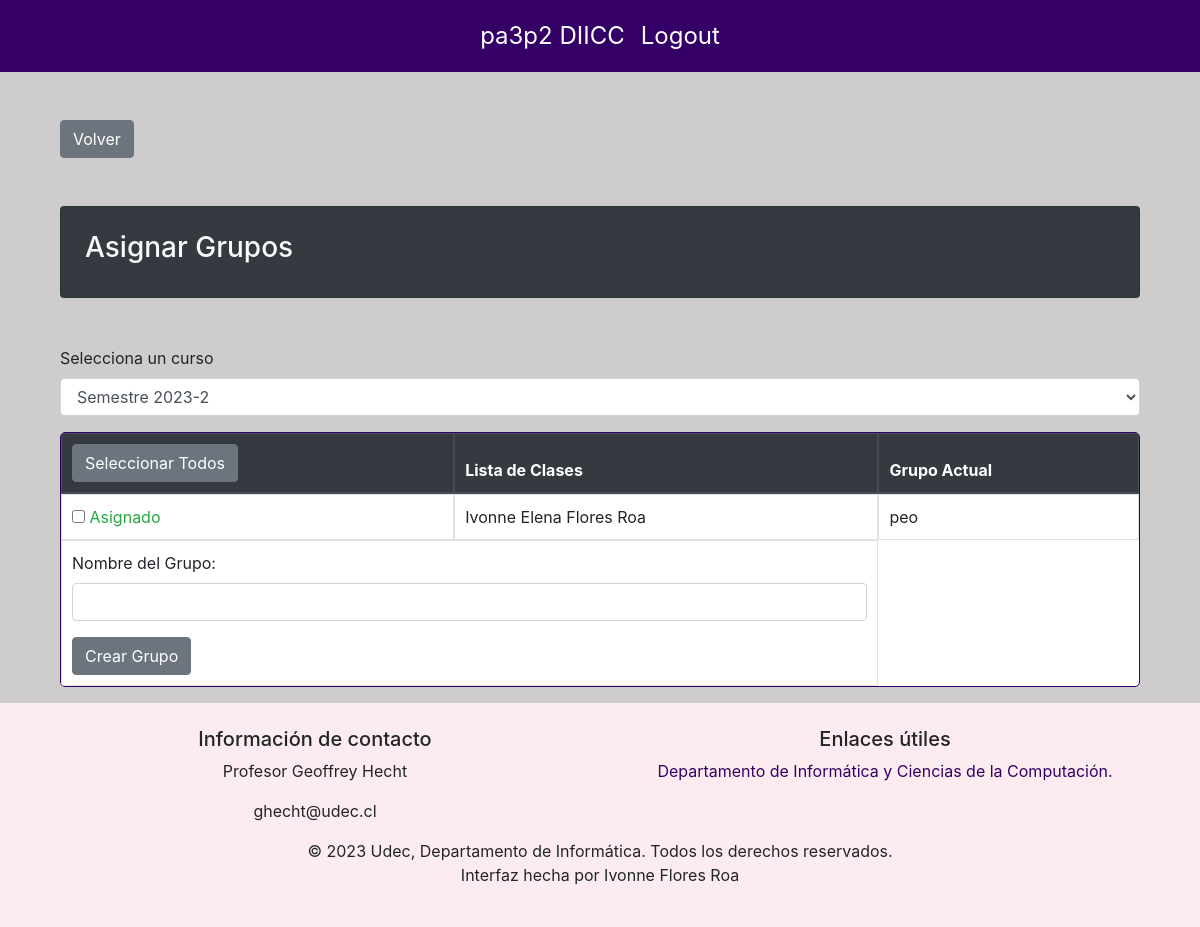
Screenshot of /dashDocente/1/asignarGrupos/1 (signed in) with the database file from the repository.
### basedatos/modelos.py (models this page shows, shortened)
class Estudiante(db.Model):
    id = db.Column(db.Integer, primary_key=True)
    matricula = db.Column(db.String(50), nullable=False)
    nombres = db.Column(db.String(200), nullable=False)
    apellidos = db.Column(db.String(200), nullable=False)
    correo = db.Column(db.String(50), nullable=True, unique=True)
    password = db.Column(db.String(150), nullable=False)
    carrera = db.Column(db.String(100), nullable=False)
    cursos = db.relationship('Curso', secondary=inscripciones, back_populates='estudiantes')
    grupos = db.relationship('Grupo', secondary=estudiantes_grupos, back_populates='estudiantes')
    ejercicios_asignados = db.relationship('Ejercicio_asignado', back_populates='estudiante', viewonly=True)

class Grupo(db.Model):
    id = db.Column(db.Integer, primary_key=True)
    nombre = db.Column(db.String(50), nullable=False, unique=True)
    curso = db.relationship('Curso', back_populates='grupos')
    estudiantes = db.relationship('Estudiante', secondary=estudiantes_grupos, back_populates='grupos')
    id_curso = db.Column(db.Integer, db.ForeignKey('curso.id'))

### main.py (the view, shortened to what this page needs)
@app.route('/dashDocente/<int:supervisor_id>/asignarGrupos/<int:curso_id>', methods=['GET', 'POST'])
@login_required
def asignarGrupos(supervisor_id, curso_id):
    if not verify_supervisor(supervisor_id):
        flash('No tienes permiso para acceder a este dashboard. Debes ser un Supervisor.', 'danger')
        return redirect(url_for('login'))
    cursos = Curso.query.all()
    if not cursos:
        flash('No existen cursos, por favor crear un curso', 'danger')
        return redirect(url_for('dashDocente', supervisor_id=supervisor_id))
    estudiantes_curso = Estudiante.query.filter(Estudiante.cursos.any(id=curso_id)).all()
    return render_template('asignarGrupos.html', supervisor_id=supervisor_id, cursos=cursos, curso_seleccionado=curso_id,estudiantes_curso=estudiantes_curso)

### basedatos/modelos.py (called while the page is built)
    @property
    def is_authenticated(self):
        return True

### main.py (called while the page is built)
@login_manager.user_loader
def load_user(user_id):
    if user_id.startswith("e"):
        user = db.session.get(Estudiante, int(user_id[1:]))
    elif user_id.startswith("s"):
        user = db.session.get(Supervisor, int(user_id[1:]))
    else:
        return None
    return user

def verify_supervisor(supervisor_id):
    if not isinstance(current_user, Supervisor):
        flash('No tienes permiso para acceder a este dashboard. Debes ser un Supervisor.', 'danger')
        return False
    if current_user.id != supervisor_id:
        flash('No tienes permiso para acceder a este dashboard.', 'danger')
        return False
    return True

### templates/asignarGrupos.html (shortened to what this page needs)
{% extends 'layout.html' %}
{% block content %}
<div class="container mt-5">
    <br>
    <a href="{{ url_for('detallesCurso', supervisor_id=supervisor_id, curso_id=curso_seleccionado) }}" class="btn btn-secondary">Volver</a>
</div>
<div class="container mt-5">
    <div class="card text-light bg-dark p-4 rounded mb-4 no-hover-effect">
      <h3>Asignar Grupos</h3>
    </div>
</div>
<div class="container mt-5">
    <form method="post" action="{{ url_for('asignarGrupos', supervisor_id=supervisor_id, curso_id=curso_seleccionado) }}" id="cursoForm">
        <div class="form-group">
            <label for="curso">Selecciona un curso</label>
            <select class="form-control" id="curso" name="curso" required>
                {% for curso in cursos %}
                <option value="{{ curso.id }}" {% if curso.id == curso_seleccionado %}selected{% endif %}>
                    {{ curso.nombre }}
                </option>
                {% endfor %}
            </select>
        </div>
    </form>
    <table class="table custom-table">
        <thead class="thead-dark">
            <tr>
                <th>    <button type="button" class="btn btn-secondary" id="selectAllBtn">Seleccionar Todos</button>
                </th>
                <th>Lista de Clases</th>
                <th>Grupo Actual</th>
            </tr>
        </thead>
        <tbody>
            <form method="post" action="{{url_for('asignarGrupos', supervisor_id=supervisor_id, curso_id=curso_seleccionado)}}" id="estudiantesForm">
                {% for estudiante in estudiantes_curso %}
                <tr>
                    <td>
                        <input type="checkbox" name="estudiantes[]" value="{{estudiante.id}}">
                        {% if estudiante.grupos|selectattr('curso.id', 'equalto', curso_seleccionado)|list %}
                            <span class="text-success">Asignado</span>
                        {% else %}
                            <span class="text-danger">Sin asignar</span>
                        {% endif %}
                    </td>
                    <td>{{ estudiante.nombres }} {{ estudiante.apellidos }}</td>
                    <td>
                        {% if estudiante.grupos|selectattr('curso.id', 'equalto', curso_seleccionado)|list %}
                            {% for grupo in estudiante.grupos %}
                                {% if grupo.curso.id == curso_seleccionado %}
                                    {{ grupo.nombre }}
                                {% endif %}
                            {% endfor %}
                        {% else %}
                            -
                        {% endif %}
                    </td>
                </tr>
                {% endfor %}
                <tr>
                    <td colspan="2">
                        <div class="form-group">
                            <label for="nombreGrupo">Nombre del Grupo:</label>
                            <input type="text" class="form-control" id="nombreGrupo" name="nombreGrupo" required>
                        </div>
                        <button type="submit" class="btn btn-secondary">Crear Grupo</button>
                    </td>
                </tr>
            </form>
        </tbody>
    </table>
</div>
{% endblock %}

### static/css/layout.css (style rules this page uses)
:root { --silver: #ceccccff; --china-rose: #9d6381ff; --lavender-blush: #fdecefff; --night: #0f110cff; --persian-indigo: #340068ff; --secondary: #6c757d; --silver-opaco: rgba(206, 204, 204, 0.5); --persian-indigo-opaco: rgba(52, 0, 104, 0.5); }
body { min-height: 100vh; display: flex; flex-direction: column; background-color: #ceccccff; }
a { color: #340068; }

### templates/asignarGrupos.html (style rules this page uses)
.custom-table { border-collapse: separate; border-spacing: 0; border: 1px solid #340068ff; border-radius: 5px; overflow: hidden; background-color: white; }
.custom-table th, .custom-table td { border: 1px solid #dee2e6; padding: 10px; }

### rows the page displays
Estudiante: nombres "Ivonne Elena", apellidos "Flores Roa"
Grupo: nombre "peo"

### other values shown
form field curso "Semestre 2023-2"
